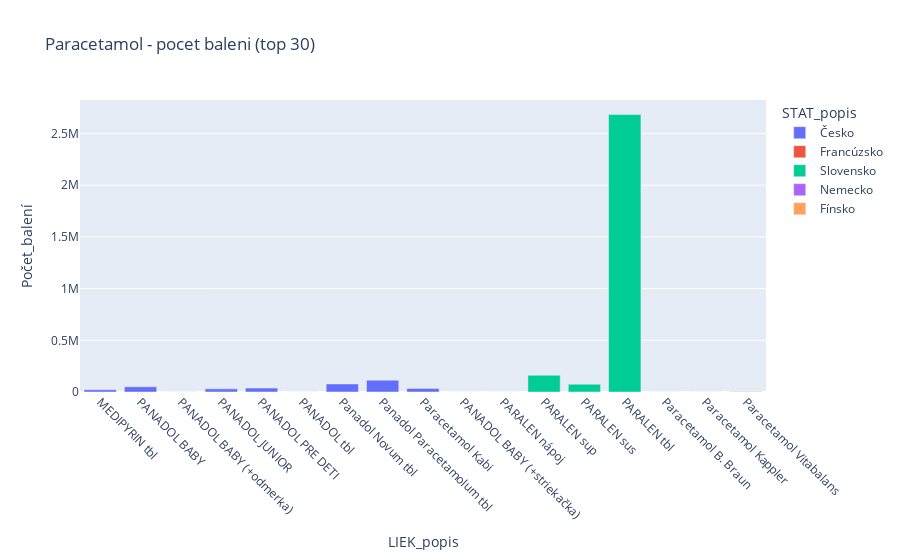

The notebook cell saved with this chart:
### Markdown cell above
Preco je paralen takto "popularny"? Monzno ze ho ludia viac poznaju, je to prvy liek s paracetamolom co ich napadne, mozno niektorym pride ucinnejsi, ale aj ked sa pozrieme na tabulku liekov s paracetamolom, vidime, ze panadol je zvycajne pre deti.

### Code cell
fig = px.bar(paracetamol,x='LIEK_popis', y='Počet_balení',color='STAT_popis', title='Paracetamol - pocet baleni (top 30)')
fig.update_xaxes(tickangle=45)
fig.show()

### Figure 1 — Plotly figure (JSON) as saved in the notebook; plotly's stock layout.template omitted (floating-point values rounded to 4 significant figures)
{"data": [{"alignmentgroup": "True", "hovertemplate": "STAT_popis=Česko<br>LIEK_popis=%{x}<br>Počet_balení=%{y}<extra></extra>", "legendgroup": "Česko", "marker": {"color": "#636efa"}, "name": "Česko", "offsetgroup": "Česko", "orientation": "v", "showlegend": true, "textposition": "auto", "type": "bar", "x": ["MEDIPYRIN tbl", "PANADOL BABY", "PANADOL BABY (+odmerka)", "PANADOL JUNIOR", "PANADOL PRE DETI", "PANADOL tbl", "Panadol Novum tbl", "Panadol Paracetamolum tbl", "Paracetamol Kabi"], "xaxis": "x", "y": [21920.0, 50394, 839, 30460.0, 37895, 553, 77890.0, 114400.0, 34930.0], "yaxis": "y"}, {"alignmentgroup": "True", "hovertemplate": "STAT_popis=Francúzsko<br>LIEK_popis=%{x}<br>Počet_balení=%{y}<extra></extra>", "legendgroup": "Francúzsko", "marker": {"color": "#EF553B"}, "name": "Francúzsko", "offsetgroup": "Francúzsko", "orientation": "v", "showlegend": true, "textposition": "auto", "type": "bar", "x": ["PANADOL BABY (+striekačka)"], "xaxis": "x", "y": [285], "yaxis": "y"}, {"alignmentgroup": "True", "hovertemplate": "STAT_popis=Slovensko<br>LIEK_popis=%{x}<br>Počet_balení=%{y}<extra></extra>", "legendgroup": "Slovensko", "marker": {"color": "#00cc96"}, "name": "Slovensko", "offsetgroup": "Slovensko", "orientation": "v", "showlegend": true, "textposition": "auto", "type": "bar", "x": ["PARALEN nápoj", "PARALEN sup", "PARALEN sus", "PARALEN tbl"], "xaxis": "x", "y": [482.2, 161400.0, 74950, 2683000.0], "yaxis": "y"}, {"alignmentgroup": "True", "hovertemplate": "STAT_popis=Nemecko<br>LIEK_popis=%{x}<br>Počet_balení=%{y}<extra></extra>", "legendgroup": "Nemecko", "marker": {"color": "#ab63fa"}, "name": "Nemecko", "offsetgroup": "Nemecko", "orientation": "v", "showlegend": true, "textposition": "auto", "type": "bar", "x": ["Paracetamol B. Braun", "Paracetamol Kappler"], "xaxis": "x", "y": [900.5, 663.3], "yaxis": "y"}, {"alignmentgroup": "True", "hovertemplate": "STAT_popis=Fínsko<br>LIEK_popis=%{x}<br>Počet_balení=%{y}<extra></extra>", "legendgroup": "Fínsko", "marker": {"color": "#FFA15A"}, "name": "Fínsko", "offsetgroup": "Fínsko", "orientation": "v", "showlegend": true, "textposition": "auto", "type": "bar", "x": ["Paracetamol Vitabalans"], "xaxis": "x", "y": [5493.0], "yaxis": "y"}], "layout": {"barmode": "relative", "legend": {"title": {"text": "STAT_popis"}, "tracegroupgap": 0}, "title": {"text": "Paracetamol - pocet baleni (top 30)"}, "xaxis": {"anchor": "y", "domain": [0, 1], "tickangle": 45, "title": {"text": "LIEK_popis"}}, "yaxis": {"anchor": "x", "domain": [0, 1], "title": {"text": "Počet_balení"}}}}
